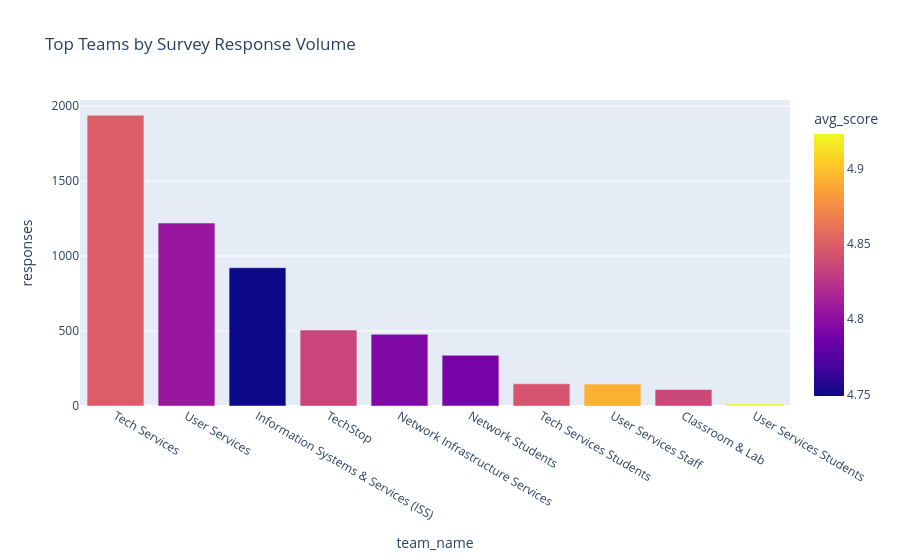

The notebook cell this image was saved under:
### Code cell
team_chart = team_summary.reset_index().head(10)
px.bar(
    team_chart,
    x='team_name',
    y='responses',
    color='avg_score',
    title='Top Teams by Survey Response Volume',
).show()

### Figure 1 — Plotly figure (JSON) as saved in the notebook; plotly's stock layout.template omitted (floating-point values rounded to 4 significant figures)
{"data": [{"hovertemplate": "team_name=%{x}<br>responses=%{y}<br>avg_score=%{marker.color}<extra></extra>", "legendgroup": "", "marker": {"color": [4.849, 4.806, 4.749, 4.835, 4.794, 4.79, 4.844, 4.892, 4.837, 4.923], "coloraxis": "coloraxis", "pattern": {"shape": ""}}, "name": "", "orientation": "v", "showlegend": false, "textposition": "auto", "x": ["Tech Services", "User Services", "Information Systems & Services (ISS)", "TechStop", "Network Infrastructure Services", "Network Students", "Tech Services Students", "User Services Staff", "Classroom & Lab", "User Services Students"], "xaxis": "x", "y": [1938, 1220, 922, 506, 478, 338, 148, 146, 110, 15], "yaxis": "y", "type": "bar"}], "layout": {"xaxis": {"anchor": "y", "domain": [0.0, 1.0], "title": {"text": "team_name"}}, "yaxis": {"anchor": "x", "domain": [0.0, 1.0], "title": {"text": "responses"}}, "coloraxis": {"colorbar": {"title": {"text": "avg_score"}}, "colorscale": [[0.0, "#0d0887"], [0.1111, "#46039f"], [0.2222, "#7201a8"], [0.3333, "#9c179e"], [0.4444, "#bd3786"], [0.5556, "#d8576b"], [0.6667, "#ed7953"], [0.7778, "#fb9f3a"], [0.8889, "#fdca26"], [1.0, "#f0f921"]]}, "legend": {"tracegroupgap": 0}, "title": {"text": "Top Teams by Survey Response Volume"}, "barmode": "relative"}}
